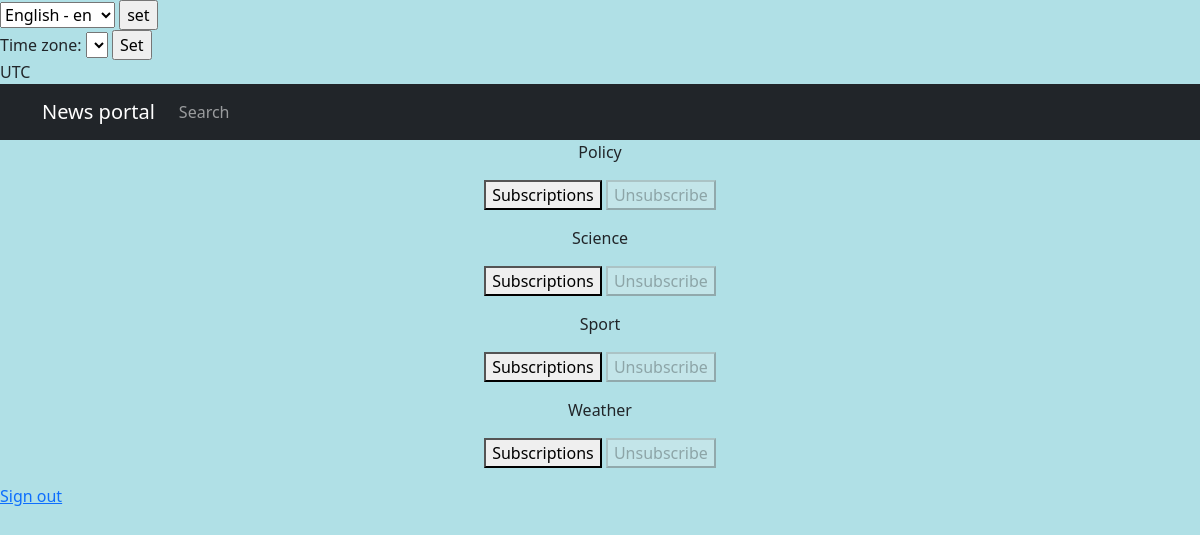
The app's page /news/subscriptions/ (signed in), older data.
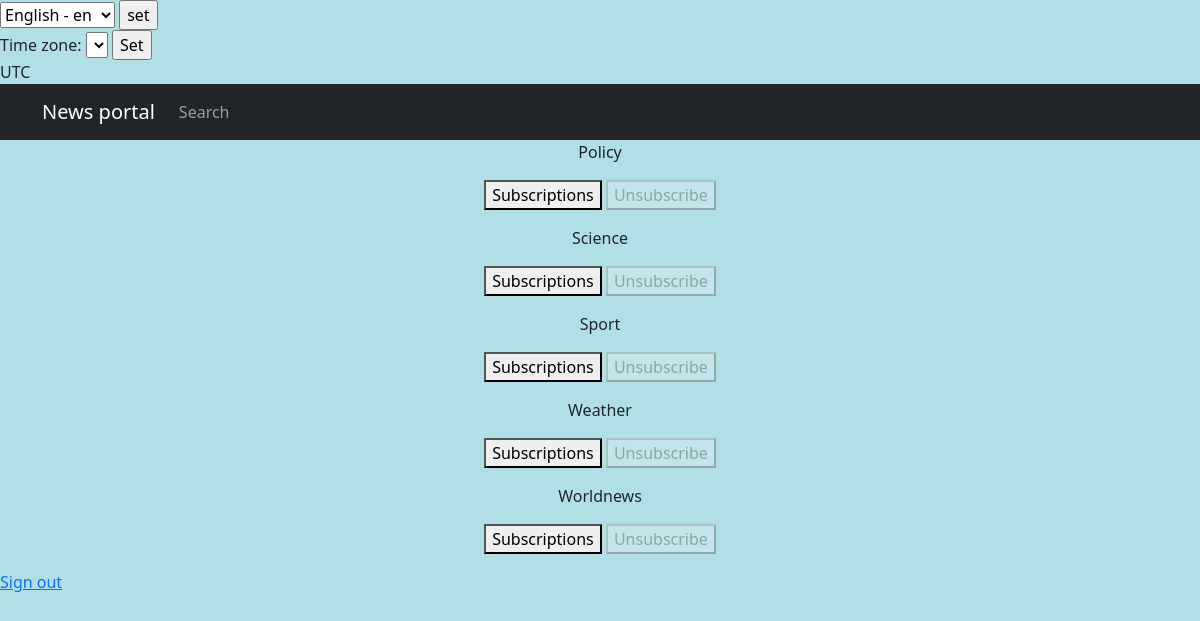
The same page, newer data.
### chitchat/models.py (models this page shows, shortened)
class Category(models.Model):
    name = models.CharField(
        max_length=50,
        unique=True,
        verbose_name=gettext_lazy('Category'),
        help_text=gettext_lazy('Enter a category name'),
    )
    users = models.ManyToManyField(User, through='Subscription')
    class Meta:
        verbose_name = _('Category')
        verbose_name_plural = _('Categories')

### chitchat/views.py (the view, shortened to what this page needs)
# urls.py: path('subscriptions/', subscriptions, name='subscriptions'),
@login_required
@csrf_protect
def subscriptions(request):
    categories_with_subscriptions = Category.objects.annotate(
        user_subscribed=Exists(
            Subscription.objects.filter(
                user=request.user,
                category=OuterRef('pk'),
            )
        )
    ).order_by('name')
    return render(
        request,
        'subscriptions.html',
        {'categories': categories_with_subscriptions},
    )

### templates/subscriptions.html (shortened to what this page needs)
{% extends 'flatpages/default.html' %}
{% load i18n %}
{% block content %}
    {% for category in categories  %}
        <p>
            {{ category.name }}
            <form method="post">
                {% if category.user_subscribed %}
                    <button disabled>{% trans 'Subscribe' %}</button>
                    <button name="action" value="unsubscribe">{% trans 'Unsubscribe' %}</button>
                {% else %}
                    <button name="action" value="subscribe">{% trans 'Subscriptions' %}</button>
                    <button disabled>{% trans 'Unsubscribe' %}</button>
                {% endif %}
            </form>
        </p>
    {% endfor %}
{% endblock content %}

Row changes from the older to the newer data that the page shows:
added Category: name "Worldnews"
